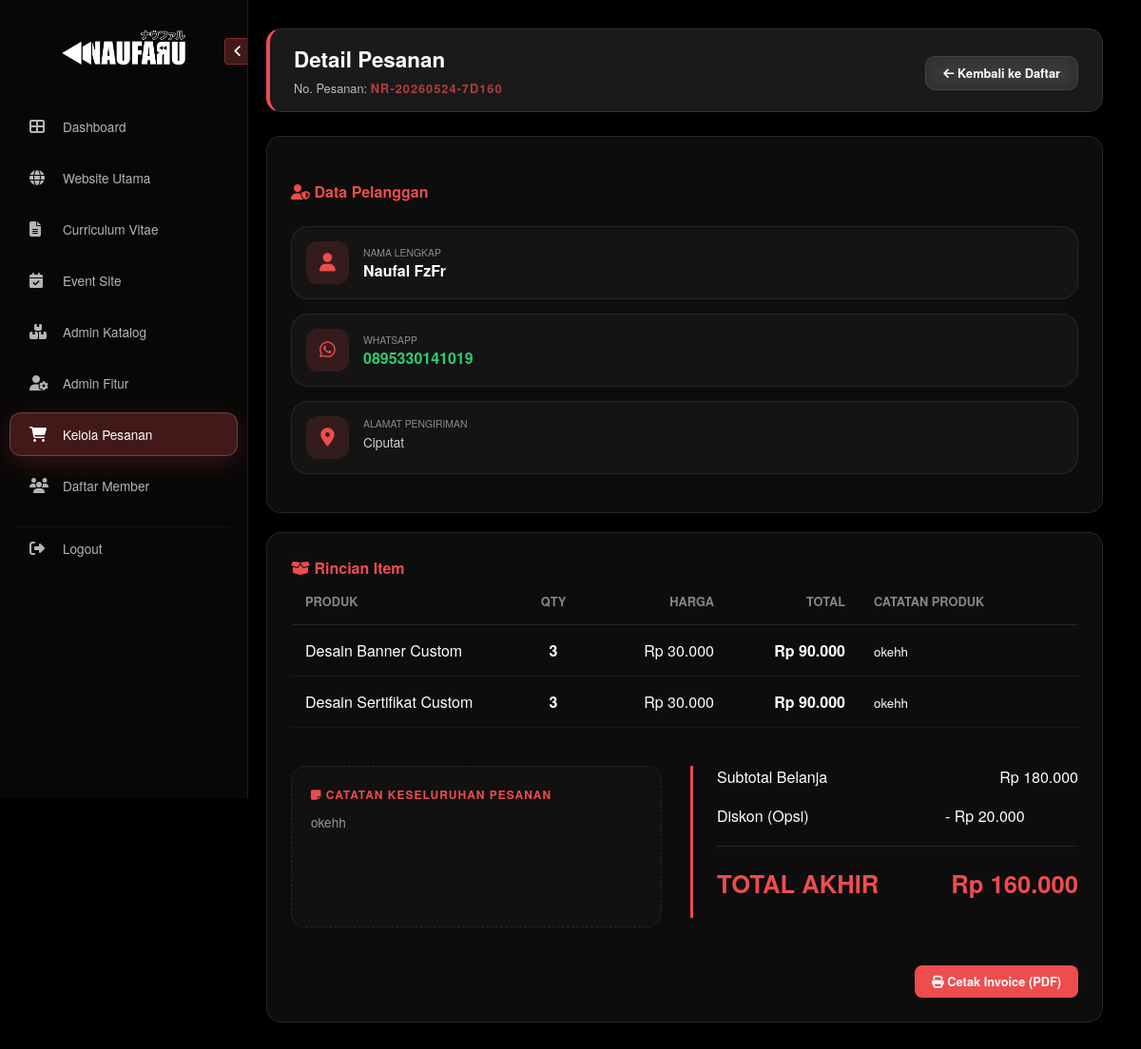
The page /admin/detail_pesanan.php?id=24 (signed in) on the database its author committed.
### tables this page shows
CREATE TABLE `orders` (
  `id` int(11) NOT NULL,
  `order_number` varchar(20) NOT NULL,
  `invoice_number` varchar(50) DEFAULT NULL,
  `invoice_date` date DEFAULT NULL,
  `member_id` int(11) DEFAULT NULL,
  `guest_name` varchar(255) DEFAULT NULL,
  `guest_address` text DEFAULT NULL,
  `total_price` decimal(15,2) DEFAULT 0.00,
  `discount` decimal(15,2) DEFAULT 0.00,
  `status` enum('Pending','Process','Finished','Canceled') DEFAULT 'Pending',
  `is_invoice` tinyint(1) DEFAULT 0,
  `created_at` timestamp NOT NULL DEFAULT current_timestamp(),
  `updated_at` timestamp NOT NULL DEFAULT current_timestamp() ON UPDATE current_timestamp(),
  `catatan` text DEFAULT NULL
);

CREATE TABLE `users_member` (
  `id` int(11) NOT NULL,
  `username` varchar(50) NOT NULL,
  `password` varchar(255) NOT NULL,
  `nama_lengkap` varchar(100) DEFAULT NULL,
  `foto_profil` varchar(255) DEFAULT 'default-member.png',
  `no_hp` varchar(20) NOT NULL,
  `alamat` text NOT NULL,
  `pekerjaan` varchar(100) DEFAULT NULL,
  `created_at` timestamp NOT NULL DEFAULT current_timestamp()
);

CREATE TABLE `order_items` (
  `id` int(11) NOT NULL,
  `order_id` int(11) NOT NULL,
  `product_id` int(11) NOT NULL,
  `qty` int(11) NOT NULL,
  `price_at_order` decimal(15,2) NOT NULL,
  `catatan_item` text DEFAULT NULL
);

CREATE TABLE `site_products_promo` (
  `id` int(11) NOT NULL,
  `product_name` varchar(255) NOT NULL,
  `product_en` varchar(255) DEFAULT NULL,
  `product_jp` varchar(255) DEFAULT NULL,
  `deskripsi` text DEFAULT NULL,
  `deskripsi_en` text DEFAULT NULL,
  `deskripsi_jp` text DEFAULT NULL,
  `price` decimal(15,2) NOT NULL,
  `kategori` varchar(100) NOT NULL,
  `kategori_en` varchar(100) DEFAULT NULL,
  `kategori_jp` varchar(100) DEFAULT NULL,
  `gambar_produk` varchar(255) DEFAULT 'placeholder.png',
  `stok` int(11) DEFAULT 0,
  `is_active` tinyint(1) DEFAULT 1,
  `created_at` timestamp NOT NULL DEFAULT current_timestamp()
);

### admin/detail_pesanan.php (the view, shortened to what this page needs)
<?php
include '../config.php';
$order_id = mysqli_real_escape_string($conn, $_GET['id']);
$query_order = mysqli_query($conn, "SELECT o.*, m.nama_lengkap, m.no_hp, m.alamat
                                    FROM orders o
                                    JOIN users_member m ON o.member_id = m.id
                                    WHERE o.id = '$order_id'");
$order = mysqli_fetch_assoc($query_order);
$is_locked = ($order['status'] == 'Finished');
?>
<!DOCTYPE html>
<html lang="id">
<head>
    <link rel="stylesheet" href="https://cdnjs.cloudflare.com/ajax/libs/font-awesome/6.6.0/css/all.min.css">
    <link rel="stylesheet" href="admin_style.css">
</head>
<body>
    <aside class="sidebar" id="sidebar">
        <div class="sidebar-header">
            <img src="../assets/imgs/logo-white.png" alt="Logo" class="sidebar-logo">
            <button class="toggle-btn" id="toggleBtn"><i class="fas fa-angle-left" id="toggleIcon"></i></button>
        </div>
        <nav>
            <a href="admin_dashboard.php" class="nav-link"><i class="fas fa-th-large"></i> <span class="scramble-text" data-value="Dashboard">Dashboard</span></a>
            <a href="main_website.php" class="nav-link"><i class="fas fa-globe"></i> <span class="scramble-text" data-value="Website Utama">Website Utama</span></a>
            <a href="#" class="nav-link"><i class="fas fa-file-alt"></i> <span class="scramble-text" data-value="Curriculum Vitae">Curriculum Vitae</span></a>
            <a href="#" class="nav-link"><i class="fas fa-calendar-check"></i> <span class="scramble-text" data-value="Event Site">Event Site</span></a>
            <a href="admin_katalog.php" class="nav-link"><i class="fas fa-boxes"></i> <span class="scramble-text" data-value="Admin Katalog">Admin Katalog</span></a>
            <a href="admin_fitur.php" class="nav-link"><i class="fas fa-user-cog"></i> <span class="scramble-text" data-value="Admin Fitur">Admin Fitur</span></a>
            <a href="kelola_pesanan.php" class="nav-link active">
                <i class="fas fa-shopping-cart"></i>
                <span class="scramble-text" data-value="Kelola Pesanan">Kelola Pesanan</span>
            </a>
            <a href="admin_member.php" class="nav-link"><i class="fas fa-users"></i> <span class="scramble-text" data-value="Daftar Member">Daftar Member</span></a>
            <a href="logout.php" class="nav-link logout-link"><i class="fas fa-sign-out-alt"></i> <span class="scramble-text" data-value="Logout">Logout</span></a>
        </nav>
    </aside>
    <main class="main-content">
        <div class="glass-card welcome-card">
            <div class="header-info">
                <h1 class="m-0">Detail <b>Pesanan</b></h1>
                <p class="m-0 opacity-75">No. Pesanan: <span style="color:#EF4C4D; font-weight:bold; letter-spacing:1px;"><?= $order['order_number'] ?></span></p>
            </div>
            <a href="kelola_pesanan.php" class="btn-back-naufaru">
                <i class="fas fa-arrow-left me-2"></i> Kembali ke Daftar
            </a>
        </div>
        <div class="row" style="margin-top: 25px;">
            <div class="col-md-4">
                <div class="glass-card" style="padding: 25px; height: 100%;">
                    <h4 style="color:#EF4C4D; font-weight:800; margin-bottom: 25px;"><i class="fas fa-user-shield me-2"></i> Data Pelanggan</h4>
                    <div class="info-shape-card">
                        <div class="shape-icon-box"><i class="fas fa-user"></i></div>
                        <div><small style="opacity:0.5; text-transform:uppercase; font-size:0.65rem; display:block;">Nama Lengkap</small><strong><?= htmlspecialchars($order['nama_lengkap']) ?></strong></div>
                    </div>
                    <div class="info-shape-card">
                        <div class="shape-icon-box"><i class="fab fa-whatsapp"></i></div>
                        <div><small style="opacity:0.5; text-transform:uppercase; font-size:0.65rem; display:block;">WhatsApp</small><strong style="color:#2ecc71;"><?= $order['no_hp'] ?></strong></div>
                    </div>
                    <div class="info-shape-card" style="align-items: flex-start;">
                        <div class="shape-icon-box"><i class="fas fa-map-marker-alt"></i></div>
                        <div><small style="opacity:0.5; text-transform:uppercase; font-size:0.65rem; display:block;">Alamat Pengiriman</small><strong style="font-weight:normal; font-size:0.85rem; opacity:0.8;"><?= nl2br(htmlspecialchars($order['alamat'])) ?></strong></div>
                    </div>
                </div>
            </div>
            <div class="col-md-8">
                <form action="" method="POST" id="form-main-update">
                    <div class="glass-card" style="padding: 25px;">
                        <div class="d-flex justify-content-between align-items-center mb-3">
                            <h4 style="color:#EF4C4D; font-weight:800; margin: 0;"><i class="fas fa-box-open me-2"></i> Rincian Item</h4>
                        </div>
                        <table class="table-detail">
                            <thead>
                                <tr>
                                    <th style="width: 25%;">Produk</th>
                                    <th style="text-align:center; width: 10%;">Qty</th>
                                    <th style="text-align:right; width: 15%;">Harga</th>
                                    <th style="text-align:right; width: 15%;">Total</th>
                                    <th style="width: 25%;">Catatan Produk</th>
                                </tr>
                            </thead>
                            <tbody>
                                <?php
                                $subtotal_items = 0;
                                $items_query = mysqli_query($conn, "SELECT oi.*, p.product_name FROM order_items oi JOIN site_products_promo p ON oi.product_id = p.id WHERE oi.order_id = '$order_id'");
                                while($it = mysqli_fetch_assoc($items_query)):
                                    $row_total = $it['qty'] * $it['price_at_order'];
                                    $subtotal_items += $row_total;
                                ?>
                                <tr>
                                    <td class="fw-bold"><?= $it['product_name'] ?></td>
                                    <td style="text-align:center;">
                                        <?php if(!$is_locked): ?>
                                            <input type="number" name="qty[<?= $it['id'] ?>]" value="<?= $it['qty'] ?>" class="input-qty" min="1">
                                        <?php else: ?>
                                            <b><?= $it['qty'] ?></b>
                                        <?php endif; ?>
                                    </td>
                                    <td style="text-align:right;">Rp <?= number_format($it['price_at_order'], 0, ',', '.') ?></td>
                                    <td style="text-align:right; font-weight:700;">Rp <?= number_format($row_total, 0, ',', '.') ?></td>
                                    <td>
                                        <?php if(!$is_locked): ?>
                                            <input type="text" name="catatan_item[<?= $it['id'] ?>]" value="<?= htmlspecialchars($it['catatan_item'] ?? '') ?>" class="input-discount" style="text-align:left; font-weight:normal; font-size:0.75rem;" placeholder="Ket...">
                                        <?php else: ?>
                                            <small class="opacity-75"><?= htmlspecialchars($it['catatan_item'] ?? '-') ?></small>
                                        <?php endif; ?>
                                    </td>
                                </tr>
                                <?php endwhile; ?>
                            </tbody>
                        </table>
                        <div class="calculation-area">
                            <div class="admin-note-section">
                                <label><i class="fas fa-sticky-note me-1"></i> Catatan Keseluruhan Pesanan</label>
                                <?php if(!$is_locked): ?>
                                    <textarea name="catatan" class="note-textarea" placeholder="Tulis instruksi umum..."><?= htmlspecialchars($order['catatan'] ?? '') ?></textarea>
                                <?php else: ?>
                                    <div class="note-textarea" style="opacity: 0.7;">
                                        <?= !empty($order['catatan']) ? nl2br(htmlspecialchars($order['catatan'])) : '<i>Tidak ada catatan tambahan.</i>' ?>
                                    </div>
                                <?php endif; ?>
                            </div>
                            <div class="summary-container">
                                <div class="summary-row">
                                    <span class="opacity-50">Subtotal Belanja</span>
                                    <span class="fw-bold">Rp <?= number_format($subtotal_items, 0, ',', '.') ?></span>
                                </div>
                                <div class="summary-row">
                                    <span class="opacity-50">Diskon (Opsi)</span>
                                    <div style="width: 140px;">
                                        <?php if(!$is_locked): ?>
                                            <input type="number" name="discount" value="<?= (int)$order['discount'] ?>" class="input-discount">
                                        <?php else: ?>
                                            <span class="text-success fw-bold">- Rp <?= number_format($order['discount'], 0, ',', '.') ?></span>
                                        <?php endif; ?>
                                    </div>
                                </div>
                                <div class="final-total summary-row">
                                    <span>TOTAL AKHIR</span>
                                    <span>Rp <?= number_format($order['total_price'], 0, ',', '.') ?></span>
                                </div>
                            </div>
                        </div>
                        <div style="margin-top: 40px; display: flex; justify-content: flex-end; gap: 15px;">
                            <?php if(!$is_locked): ?>
                                <button type="submit" name="update_order" class="btn-action" style="background: #3498db; border-color: #3498db;">
                                    <i class="fas fa-sync-alt me-2"></i> Update Kalkulasi & Catatan
                                </button>
                                <button type="button" name="generate_invoice_btn" class="btn-action"
                                    style="background: #2ecc71; border-color: #2ecc71;"
                                    onclick="confirmGenerateInvoice()">
                                    <i class="fas fa-file-invoice me-2"></i> Terbitkan Invoice
                                </button>
                                <input type="hidden" name="generate_invoice" id="input-trigger-invoice" value="0">
                            <?php else: ?>
                                <a href="invoice_print.php?id=<?= $order_id ?>" target="_blank" class="btn-action text-decoration-none" style="background: #EF4C4D; border-color: #EF4C4D; color: white;">
                                    <i class="fas fa-print me-2"></i> Cetak Invoice (PDF)
                                </a>
                            <?php endif; ?>
                        </div>
                    </div>
                </form>
            </div>
        </div>
    </main>
</body>
</html>

### rows shown on the page
orders: order_number "NR-20260524-7D160", member.nama_lengkap "Naufal FzFr", member.no_hp "0895330141019", member.alamat "Ciputat", catatan "okehh", discount "20.000", total_price "160.000"
order_items: product.product_name "Desain Banner Custom", qty "3", price_at_order "30.000", row_total "90.000", catatan_item "okehh"
order_items: product.product_name "Desain Sertifikat Custom", qty "3", price_at_order "30.000", row_total "90.000", catatan_item "okehh"

### other values the page prints
$subtotal_items "180.000"
